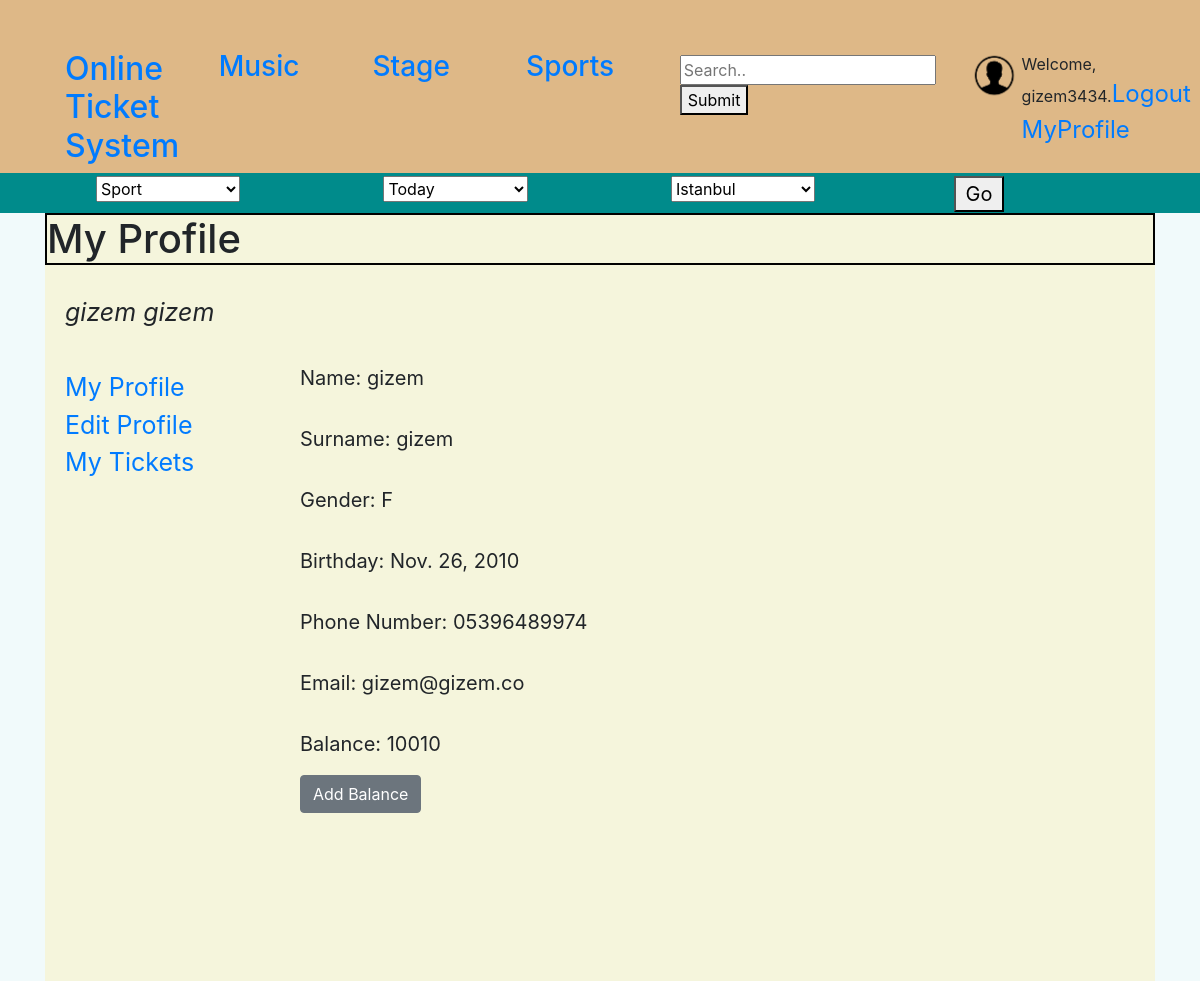
Before: /account/profile/ (signed in) with the older database file.
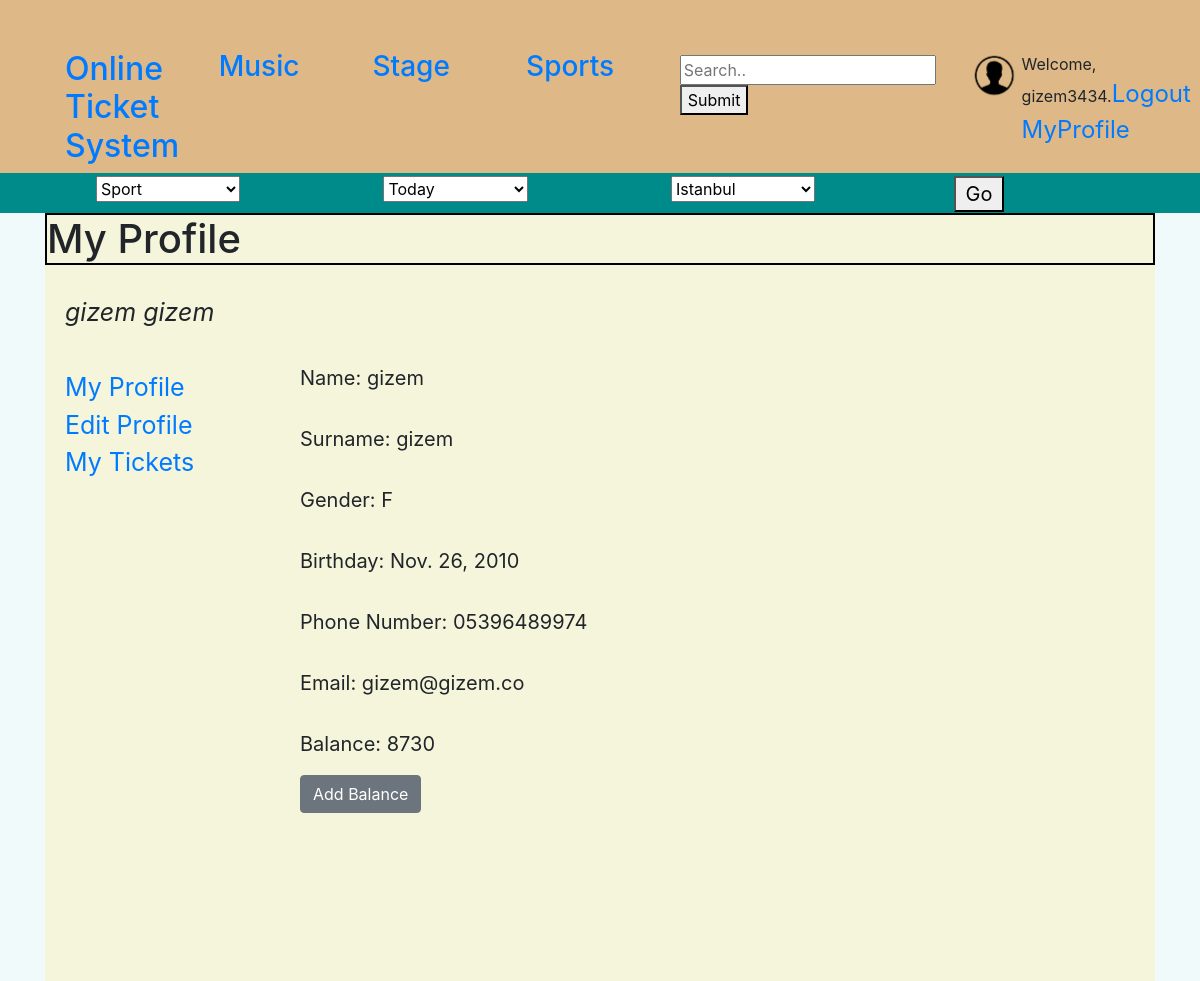
After: the same page with the newer database file.
### website/models.py (models this page shows, shortened)
class UserProfile(models.Model):
    id = models.AutoField(primary_key=True)
    GENDER = (
        ('M', 'Male'),
        ('F', 'Female'),
    )
    gender = models.CharField(max_length=1, choices=GENDER)
    birthday = models.DateField()
    phone_number = models.CharField(max_length=11)
    img = models.URLField(null=True, blank=True)
    isOperator = models.BooleanField(default=False)
    user = models.ForeignKey(User, on_delete=models.CASCADE)
    balance = models.IntegerField(default=0)

### website/views.py (the view)
# urls.py: path('account/profile/', views.my_profile_view, name='my_profile'),
@login_required
def my_profile_view(request):
    user = request.user
    user_infos = UserProfile.objects.all().filter(user=user)
    context = {"user_infos": user_infos}
    return render(request, 'profile/profile.html', context)

### templates/profile/profile.html (shortened to what this page needs)
{% extends 'base.html' %}
{% block head %}
    {% load static %}
    <link rel="stylesheet" type="text/css" href="{% static "css/profile/profil.css" %}">
{% endblock %}
{% block content %}
    <body>
<div id="mainDiv">
    <h1 id="header">My Profile</h1>
    <div class="infos">
        {% block info %}
            {% for info in user_infos %}
                <p>Name: {{ info.user.first_name }} </p>
                <p>Surname: {{ info.user.last_name }}</p>
                <p>Gender: {{ info.gender }}</p>
                <p>Birthday: {{ info.birthday }}</p>
                <p>Phone Number: {{ info.phone_number }}</p>
                <p>Email: {{  info.user.email }}</p>
                <p>Balance: {{  info.balance }}</p>
                <a href="{% url 'add_balance' %}"><button type="button" class="btn btn-secondary">Add Balance</button></a>
            {% endfor %}
        {% endblock %}
    </div>
    <div id="main_menu">
        <i>{% for info in user_infos %}
          {{ info.user.first_name }}
          {{ info.user.last_name }}
        {% endfor %}</i><br><br>
        <a href="{% url 'my_profile' %}">My Profile</a><br>
        <a href="{% url 'edit_my_profile' %}">Edit Profile</a><br>
        <a href="{% url 'my_tickets' %}">My Tickets</a><br>
    </div>
</div>
    </body>
{% endblock %}

Changed rows visible on the page:
changed UserProfile "gizem": balance "10010" → "8730"
